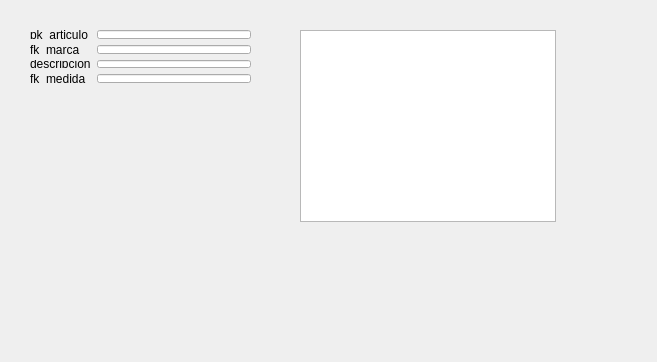
<?xml version="1.0" encoding="UTF-8"?>
<ui version="4.0">
<class>ui_new_articulo</class>
<widget class="QWidget" name="ui_new_articulo">
  <property name="geometry">
   <rect>
    <x>0</x>
    <y>0</y>
    <width>657</width>
    <height>362</height>
   </rect>
  </property>
  <property name="windowTitle">
   <string>SearchForm</string>
  </property>
  <widget class="QWidget" name="gridLayoutWidget">
   <property name="geometry">
    <rect>
     <x>30</x>
     <y>30</y>
     <width>221</width>
     <height>53</height>
    </rect>
   </property>
   <layout class="QGridLayout" name="gridLayout">
<item row="1" column ="0">
<widget class="QLabel" name="l_pk_articulo">
<property name="text">
<string>pk_articulo</string>
</property>
</widget>
</item>
<item row="1" column="1">
<widget class="LineEdit" name="le_pk_articulo"/>
</item>
<item row="2" column ="0">
<widget class="QLabel" name="l_fk_marca">
<property name="text">
<string>fk_marca</string>
</property>
</widget>
</item>
<item row="2" column="1">
<widget class="LineEdit" name="le_fk_marca"/>
</item>
<item row="3" column ="0">
<widget class="QLabel" name="l_descripcion">
<property name="text">
<string>descripcion</string>
</property>
</widget>
</item>
<item row="3" column="1">
<widget class="LineEdit" name="le_descripcion"/>
</item>
<item row="4" column ="0">
<widget class="QLabel" name="l_fk_medida">
<property name="text">
<string>fk_medida</string>
</property>
</widget>
</item>
<item row="4" column="1">
<widget class="LineEdit" name="le_fk_medida"/>
</item>
  </layout>
  </widget>
  <widget class="QTableView" name="tableView">
   <property name="geometry">
    <rect>
     <x>300</x>
     <y>30</y>
     <width>256</width>
     <height>192</height>
    </rect>
   </property>
  </widget>
 </widget>
 <customwidgets>
  <customwidget>
   <class>LineEdit</class>
   <extends>QLineEdit</extends>
   <header>lineedit.h</header>
  </customwidget>
 </customwidgets>
 <resources/>
 <connections/>
</ui>
